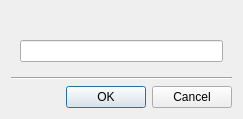
<?xml version="1.0" encoding="UTF-8"?>
<ui version="4.0">
 <class>LayoutNameDialog</class>
 <widget class="QDialog" name="LayoutNameDialog">
  <property name="geometry">
   <rect>
    <x>0</x>
    <y>0</y>
    <width>243</width>
    <height>119</height>
   </rect>
  </property>
  <property name="sizePolicy">
   <sizepolicy hsizetype="Preferred" vsizetype="Preferred">
    <horstretch>0</horstretch>
    <verstretch>0</verstretch>
   </sizepolicy>
  </property>
  <property name="windowTitle">
   <string/>
  </property>
  <property name="modal">
   <bool>true</bool>
  </property>
  <layout class="QVBoxLayout" name="verticalLayout">
   <item>
    <widget class="QWidget" name="widget" native="true">
     <layout class="QVBoxLayout" name="verticalLayout_2">
      <item>
       <widget class="QLabel" name="label">
        <property name="text">
         <string/>
        </property>
       </widget>
      </item>
      <item>
       <widget class="QLineEdit" name="nameLineEdit"/>
      </item>
     </layout>
    </widget>
   </item>
   <item>
    <spacer name="verticalSpacer">
     <property name="orientation">
      <enum>Qt::Vertical</enum>
     </property>
     <property name="sizeHint" stdset="0">
      <size>
       <width>20</width>
       <height>40</height>
      </size>
     </property>
    </spacer>
   </item>
   <item>
    <widget class="Line" name="line">
     <property name="orientation">
      <enum>Qt::Horizontal</enum>
     </property>
    </widget>
   </item>
   <item>
    <widget class="QDialogButtonBox" name="buttonBox">
     <property name="orientation">
      <enum>Qt::Horizontal</enum>
     </property>
     <property name="standardButtons">
      <set>QDialogButtonBox::Cancel|QDialogButtonBox::Ok</set>
     </property>
    </widget>
   </item>
  </layout>
 </widget>
 <resources/>
 <connections/>
</ui>
